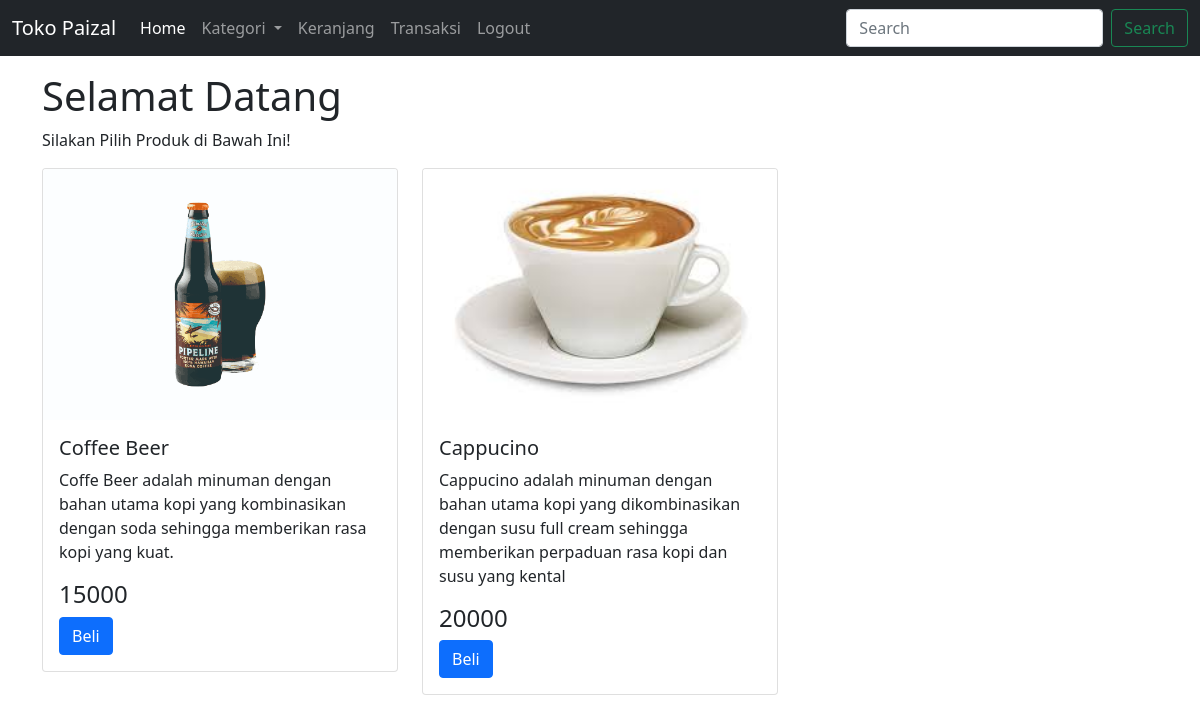
Page /user/minuman.php on the committed database.
### tables this page shows
CREATE TABLE `tbl_produk` (
  `id_produk` int(11) NOT NULL,
  `id_kategori` int(11) NOT NULL,
  `nm_produk` varchar(100) NOT NULL,
  `deskripsi` text NOT NULL,
  `harga` bigint(20) NOT NULL,
  `gambar` varchar(100) NOT NULL
);

### user/minuman.php (the view, shortened to what this page needs)
<?php
include "../koneksi.php";
$result_produk = mysqli_query($conn, "SELECT * FROM tbl_produk WHERE id_kategori = '3'");
?>
<!doctype html>
<html lang="en">
<head >
    <link href="https://cdn.jsdelivr.net/npm/bootstrap@5.0.2/dist/css/bootstrap.min.css" rel="stylesheet">
</head>
<body>
    <nav class="navbar navbar-expand-lg navbar-dark bg-dark">
        <div class="container-fluid">
            <a class="navbar-brand" href="index.php">Toko Paizal</a>
            <div class="collapse navbar-collapse" id="navbarSupportedContent">
                <ul class="navbar-nav me-auto mb-2 mb-lg-0">
                    <li class="nav-item">
                        <a class="nav-link active" aria-current="page" href="index.php">Home</a>
                    </li>
                    <li class="nav-item dropdown">
                        <a class="nav-link dropdown-toggle" href="#" id="navbarDropdown" role="button" data-bs-toggle="dropdown" aria-expanded="false">
                            Kategori
                        </a>
                    </li>
                    <li class="nav-item">
                        <a class="nav-link" aria-current="page" href="keranjang.php">Keranjang</a>
                    </li>
                    <li class="nav-item">
                        <a class="nav-link" aria-current="page" href="transaksi.php">Transaksi</a>
                    </li>
                    <li class="nav-item">
                        <a class="nav-link" aria-current="page" href="logout.php">Logout</a>
                    </li>
                </ul>
                <form class="d-flex">
                    <input class="form-control me-2" type="search" placeholder="Search" aria-label="Search">
                    <button class="btn btn-outline-success" type="submit">Search</button>
                </form>
            </div>
        </div>
    </nav>
    <div class="container">
        <div class="row mt-3">
            <div class="col">
                <h1>Selamat Datang <?= $_SESSION["telp"] ?></h1>
                <p> Silakan Pilih Produk di Bawah Ini!</p>
                <div class="row">
                    <?php while ($row_produk = mysqli_fetch_assoc($result_produk)){?>
                    <div class="col-lg-4">
                        <div class="card">
                            <img src="../images/<?= $row_produk["gambar"]?>" class="card-img-top" alt="gambar">
                            <div class="card-body">
                                <h5 class="card-title"><?= $row_produk["nm_produk"]?></h5>
                                <p class="card-text"><?= $row_produk["deskripsi"]?></p>
                                <h4><?= $row_produk["harga"]?></h4>
                                <a href="beli.php?id=<?= $row_produk["id_produk"] ?>" class="btn btn-primary">Beli</a>
                            </div>
                        </div>
                    </div>
                    <?php } ?>
                            </div>
                        </div>
                    </div>
                </div>
</body>
</html>

### rows in the picture
tbl_produk: gambar (picture), nm_produk "Coffee Beer", deskripsi "Coffe Beer adalah minuman dengan bahan utama kopi yang kombinasikan dengan soda sehingga memberikan rasa kopi yang kuat.", harga "15000"
tbl_produk: gambar (picture), nm_produk "Cappucino", deskripsi "Cappucino adalah minuman dengan bahan utama kopi yang dikombinasikan dengan susu full cream sehingga memberikan perpaduan rasa kopi dan susu yang kental", harga "20000"
